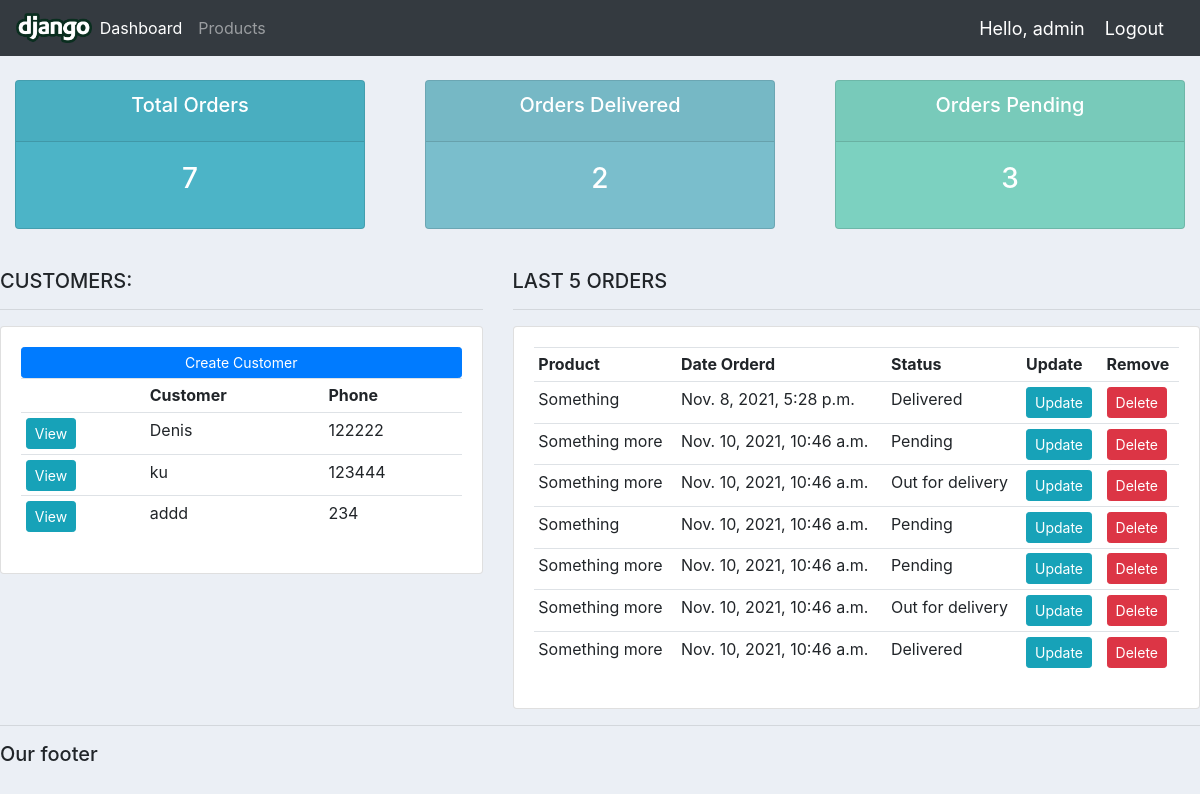
The app's page / (signed in), older data.
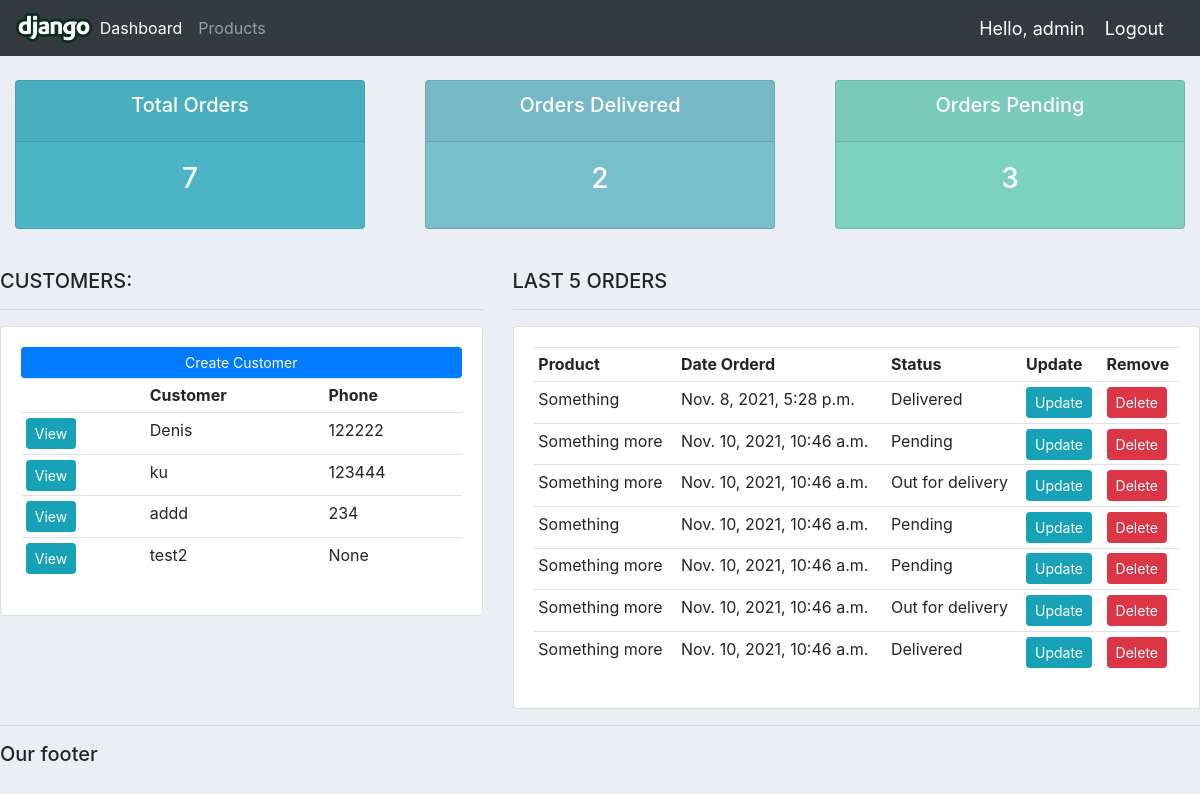
The same page, newer data.
### accounts/models.py (models this page shows, shortened)
class Customer(models.Model):
    user = models.OneToOneField(User, null=True, blank=True, on_delete=models.CASCADE)
    name = models.CharField(max_length=200, null=True)
    phone = models.CharField(max_length=200, null=True)
    email = models.CharField(max_length=200, null=True)
    profile_pic = models.ImageField(default="logo.png", null=True, blank=True)
    date_created = models.DateTimeField(auto_now_add=True, null=True)

class Order(models.Model):
    STATUS = (
        ('Pending', 'Pending'),
        ('Out for delivery', 'Out for delivery'),
        ('Delivered', 'Delivered'),
    )
    customer = models.ForeignKey(Customer, null=True, on_delete=models.SET_NULL)
    product = models.ForeignKey(Product, null=True, on_delete=models.SET_NULL)
    date_created = models.DateTimeField(auto_now_add=True, null=True)
    status = models.CharField(max_length=200, null=True, choices=STATUS)
    note = models.CharField(max_length=1000, null=True)

class Product(models.Model):
    CATEGORY = (
        ('Indoor', 'Indoor'),
        ('Out Door', 'Out Door')
    )
    name = models.CharField(max_length=200, null=True)
    price = models.FloatField(null=True)
    category = models.CharField(max_length=200, null=True, choices=CATEGORY)
    description = models.CharField(max_length=200, null=True, blank=True)
    date_created = models.DateTimeField(auto_now_add=True, null=True)
    tags = models.ManyToManyField(Tag)
    def __str__(self):
        return self.name

### accounts/decorators.py (the view)
    def wrapper_func(request, *args, **kwargs):
        group = None
        if request.user.groups.exists():
            group = request.user.groups.all()[0].name
        if group == 'customer':
            return redirect('user-page')
        if group == 'admin':
            return view_func(request, *args, **kwargs)

### accounts/views.py (called while the page is built)
@login_required(login_url='login')
@admin_only
def home(request):
    orders = Order.objects.all()
    customers = Customer.objects.all()
    total_customers = customers.count()
    total_orders = orders.count()
    delivered = orders.filter(status='Delivered').count()
    pending = orders.filter(status='Pending').count()
    context = {'orders': orders, 'customers': customers,
               'total_orders': total_orders, 'total_customers': total_customers,
               'delivered': delivered, 'pending': pending}
    return render(request, 'accounts/dashboard.html', context)

### accounts/templates/accounts/dashboard.html
{% extends 'accounts/main.html' %}
{% block content %}
    {% include 'accounts/status.html' %}
    <br>
    <div class="row">
        <div class="col-md-5">
            <h5>CUSTOMERS:</h5>
            <hr>
            <div class="card card-body">
                <a class="btn btn-primary  btn-sm btn-block" href="">Create Customer</a>
                <table class="table table-sm">
                    <tr>
                        <th></th>
                        <th>Customer</th>
                        <th>Phone</th>
                    </tr>
                    {% for customer in customers %}
                        <tr>
                        <td><a class="btn btn-sm btn-info" href="{% url 'customer' customer.id %}">View</a> </td>
                            <td>{{ customer.name }}</td>
                            <td>{{ customer.phone }}</td>
                        </tr>
                    {% endfor %}
                </table>
            </div>
        </div>
        <div class="col-md-7">
            <h5>LAST 5 ORDERS</h5>
            <hr>
            <div class="card card-body">
                <table class="table table-sm">
                    <tr>
                        <th>Product</th>
                        <th>Date Orderd</th>
                        <th>Status</th>
                        <th>Update</th>
                        <th>Remove</th>
                    </tr>
                    {% for order in orders %}
                        <tr>
                            <td>{{ order.product }}</td>
                            <td>{{ order.date_created }}</td>
                            <td>{{ order.status }}</td>
                            <td><a class="btn btn-sm btn-info" href="{% url 'update_order' order.id %}">Update</a></td>
                            <td><a class="btn btn-sm btn-danger" href="{% url 'delete_order' order.id %}">Delete</a></td>
                        </tr>
                    {% endfor %}
                </table>
            </div>
        </div>
    </div>
{% endblock %}

### accounts/templates/accounts/main.html (shortened to what this page needs)
{% load static %}
<!DOCTYPE html>
<html lang="en">
<head>
    <link rel="stylesheet" href="https://stackpath.bootstrapcdn.com/bootstrap/4.3.1/css/bootstrap.min.css"
>
<link rel="stylesheet" type="text/css" href="{% static '/css/main.css' %}">
</head>
<body>
{% include 'accounts/navbar.html' %}
{% block content %}
{% endblock %}
<hr>
<h5>Our footer</h5>
</body>
</html>

### accounts/templates/accounts/navbar.html (shortened to what this page needs)
{% load static %}
<nav class="navbar navbar-expand-lg navbar-dark bg-dark">
    <img src="{% static 'images/logo.png' %}" height="30">
    <div class="collapse navbar-collapse" id="navbarNav">
        <ul class="navbar-nav">
            {% if request.user.is_staff %}
                <li class="nav-item active">
                    <a class="nav-link" href="{% url 'home' %}">Dashboard</a>
                </li>
                <li class="nav-item">
                    <a class="nav-link" href="{% url 'products' %}">Products</a>
                </li>
            {% else %}
                <li class="nav-item">
                    <a class="nav-link" href="{% url 'account' %}">Settings</a>
                </li>
            {% endif %}
        </ul>
    </div>
    <span id="hello-msg">Hello, {{ request.user }}</span>
    <span><a id="hello-msg" href="{% url 'logout' %}">Logout</a></span>
</nav>

### accounts/templates/accounts/status.html
<br>
<div class="row">
	<div class="col">
		<div class="col-md">
			<div class="card text-center text-white  mb-3" id="total-orders">
			  	<div class="card-header">
			  		<h5 class="card-title">Total Orders</h5>
			  	</div>
			  	<div class="card-body">
			    	<h3 class="card-title">{{ total_orders }}</h3>
			  	</div>
			</div>
		</div>
	</div>
	<div class="col">
		<div class="col-md">
			<div class="card text-center text-white  mb-3" id="orders-delivered">
			  	<div class="card-header">
			  		<h5 class="card-title">Orders Delivered</h5>
			  	</div>
			  	<div class="card-body">
			    	<h3 class="card-title">{{ delivered }}</h3>
			  	</div>
			</div>
		</div>
	</div>
	<div class="col">
		<div class="col-md">
			<div class="card text-center text-white  mb-3" id="orders-pending">
			  	<div class="card-header">
			  		<h5 class="card-title">Orders Pending</h5>
			  	</div>
			  	<div class="card-body">
			    	<h3 class="card-title">{{ pending }}</h3>
			  	</div>
			</div>
		</div>
	</div>
</div>

### static/css/main.css (style rules this page uses)
body { background-color: #ebeff5; }
#total-orders { background-color: #4cb4c7; }
#orders-delivered { background-color: #7abecc; }
#orders-pending { background-color: #7CD1C0; }

### accounts/templates/accounts/navbar.html (style rules this page uses)
#hello-msg { font-size: 18px; color: #fff; margin-right: 20px; }

Row changes from the older to the newer data that the page shows:
added Customer: name "test2", phone "None"
